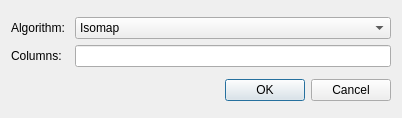
<?xml version="1.0" encoding="UTF-8"?>
<ui version="4.0">
 <class>ProjectionCreator</class>
 <widget class="QDialog" name="ProjectionCreator">
  <property name="geometry">
   <rect>
    <x>0</x>
    <y>0</y>
    <width>402</width>
    <height>118</height>
   </rect>
  </property>
  <property name="sizePolicy">
   <sizepolicy hsizetype="Preferred" vsizetype="Preferred">
    <horstretch>0</horstretch>
    <verstretch>0</verstretch>
   </sizepolicy>
  </property>
  <property name="windowTitle">
   <string>Projection Creator</string>
  </property>
  <layout class="QVBoxLayout" name="verticalLayout">
   <item>
    <layout class="QGridLayout" name="gridLayout">
     <item row="0" column="1">
      <widget class="QComboBox" name="algorithmName">
       <item>
        <property name="text">
         <string>Isomap</string>
        </property>
       </item>
       <item>
        <property name="text">
         <string>LLE</string>
        </property>
       </item>
       <item>
        <property name="text">
         <string>MDS</string>
        </property>
       </item>
       <item>
        <property name="text">
         <string>PCA</string>
        </property>
       </item>
       <item>
        <property name="text">
         <string>t-SNE</string>
        </property>
       </item>
      </widget>
     </item>
     <item row="0" column="0">
      <widget class="QLabel" name="algorithmLabel">
       <property name="sizePolicy">
        <sizepolicy hsizetype="Fixed" vsizetype="Preferred">
         <horstretch>0</horstretch>
         <verstretch>0</verstretch>
        </sizepolicy>
       </property>
       <property name="text">
        <string>Algorithm: </string>
       </property>
      </widget>
     </item>
     <item row="1" column="0">
      <widget class="QLabel" name="columnsLabel">
       <property name="text">
        <string>Columns:</string>
       </property>
      </widget>
     </item>
     <item row="1" column="1">
      <widget class="QLineEdit" name="columnsEditor"/>
     </item>
    </layout>
   </item>
   <item>
    <widget class="QDialogButtonBox" name="buttonBox">
     <property name="orientation">
      <enum>Qt::Horizontal</enum>
     </property>
     <property name="standardButtons">
      <set>QDialogButtonBox::Cancel|QDialogButtonBox::Ok</set>
     </property>
    </widget>
   </item>
  </layout>
 </widget>
 <resources/>
 <connections>
  <connection>
   <sender>buttonBox</sender>
   <signal>accepted()</signal>
   <receiver>ProjectionCreator</receiver>
   <slot>accept()</slot>
   <hints>
    <hint type="sourcelabel">
     <x>248</x>
     <y>254</y>
    </hint>
    <hint type="destinationlabel">
     <x>157</x>
     <y>274</y>
    </hint>
   </hints>
  </connection>
  <connection>
   <sender>buttonBox</sender>
   <signal>rejected()</signal>
   <receiver>ProjectionCreator</receiver>
   <slot>reject()</slot>
   <hints>
    <hint type="sourcelabel">
     <x>316</x>
     <y>260</y>
    </hint>
    <hint type="destinationlabel">
     <x>286</x>
     <y>274</y>
    </hint>
   </hints>
  </connection>
 </connections>
</ui>
